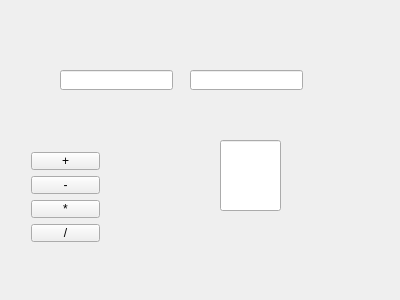
<?xml version="1.0" encoding="UTF-8"?>
<ui version="4.0">
 <class>MainWindow</class>
 <widget class="QMainWindow" name="MainWindow">
  <property name="geometry">
   <rect>
    <x>0</x>
    <y>0</y>
    <width>400</width>
    <height>300</height>
   </rect>
  </property>
  <property name="windowTitle">
   <string>MainWindow</string>
  </property>
  <widget class="QWidget" name="centralWidget">
   <widget class="QLineEdit" name="lineEdit">
    <property name="geometry">
     <rect>
      <x>60</x>
      <y>70</y>
      <width>113</width>
      <height>20</height>
     </rect>
    </property>
   </widget>
   <widget class="QLineEdit" name="lineEdit_2">
    <property name="geometry">
     <rect>
      <x>190</x>
      <y>70</y>
      <width>113</width>
      <height>20</height>
     </rect>
    </property>
   </widget>
   <widget class="QWidget" name="gridLayoutWidget">
    <property name="geometry">
     <rect>
      <x>20</x>
      <y>141</y>
      <width>91</width>
      <height>112</height>
     </rect>
    </property>
    <layout class="QGridLayout" name="gridLayout">
     <item row="3" column="0">
      <widget class="QPushButton" name="bntdiv">
       <property name="text">
        <string>/</string>
       </property>
      </widget>
     </item>
     <item row="0" column="0">
      <widget class="QPushButton" name="bntsoma">
       <property name="text">
        <string>+</string>
       </property>
      </widget>
     </item>
     <item row="1" column="0">
      <widget class="QPushButton" name="bntsub">
       <property name="text">
        <string>-</string>
       </property>
      </widget>
     </item>
     <item row="2" column="0">
      <widget class="QPushButton" name="bntmul">
       <property name="text">
        <string>*</string>
       </property>
      </widget>
     </item>
    </layout>
   </widget>
   <widget class="QLineEdit" name="lineEdit_3">
    <property name="geometry">
     <rect>
      <x>220</x>
      <y>140</y>
      <width>61</width>
      <height>71</height>
     </rect>
    </property>
   </widget>
  </widget>
 </widget>
 <layoutdefault spacing="6" margin="11"/>
 <resources/>
 <connections/>
</ui>
